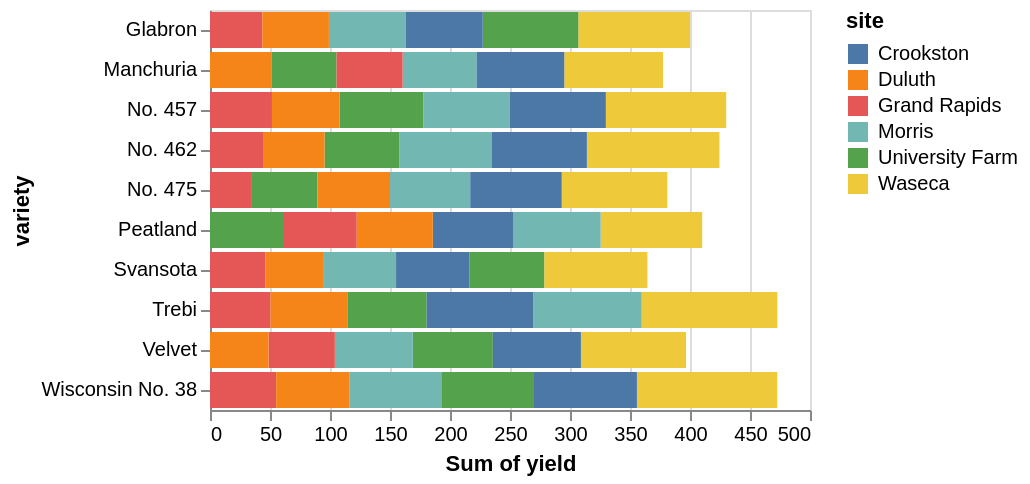

Write the Vega-Lite specification saved for this chart.
### Vega-Lite specification from a JSON file in a GitHub repository (floating-point values rounded to 4 significant figures)
{"$schema": "https://vega.github.io/schema/vega-lite/v4.json", "data": {"values": [{"yield": 27, "variety": "Manchuria", "year": 1931, "site": "University Farm"}, {"yield": 48.87, "variety": "Manchuria", "year": 1931, "site": "Waseca"}, {"yield": 27.43, "variety": "Manchuria", "year": 1931, "site": "Morris"}, {"yield": 39.93, "variety": "Manchuria", "year": 1931, "site": "Crookston"}, {"yield": 32.97, "variety": "Manchuria", "year": 1931, "site": "Grand Rapids"}, {"yield": 28.97, "variety": "Manchuria", "year": 1931, "site": "Duluth"}, {"yield": 43.07, "variety": "Glabron", "year": 1931, "site": "University Farm"}, {"yield": 55.2, "variety": "Glabron", "year": 1931, "site": "Waseca"}, {"yield": 28.77, "variety": "Glabron", "year": 1931, "site": "Morris"}, {"yield": 38.13, "variety": "Glabron", "year": 1931, "site": "Crookston"}, {"yield": 29.13, "variety": "Glabron", "year": 1931, "site": "Grand Rapids"}, {"yield": 29.67, "variety": "Glabron", "year": 1931, "site": "Duluth"}, {"yield": 35.13, "variety": "Svansota", "year": 1931, "site": "University Farm"}, {"yield": 47.33, "variety": "Svansota", "year": 1931, "site": "Waseca"}, {"yield": 25.77, "variety": "Svansota", "year": 1931, "site": "Morris"}, {"yield": 40.47, "variety": "Svansota", "year": 1931, "site": "Crookston"}, {"yield": 29.67, "variety": "Svansota", "year": 1931, "site": "Grand Rapids"}, {"yield": 25.7, "variety": "Svansota", "year": 1931, "site": "Duluth"}, {"yield": 39.9, "variety": "Velvet", "year": 1931, "site": "University Farm"}, {"yield": 50.23, "variety": "Velvet", "year": 1931, "site": "Waseca"}, {"yield": 26.13, "variety": "Velvet", "year": 1931, "site": "Morris"}, {"yield": 41.33, "variety": "Velvet", "year": 1931, "site": "Crookston"}, {"yield": 23.03, "variety": "Velvet", "year": 1931, "site": "Grand Rapids"}, {"yield": 26.3, "variety": "Velvet", "year": 1931, "site": "Duluth"}, {"yield": 36.57, "variety": "Trebi", "year": 1931, "site": "University Farm"}, {"yield": 63.83, "variety": "Trebi", "year": 1931, "site": "Waseca"}, {"yield": 43.77, "variety": "Trebi", "year": 1931, "site": "Morris"}, {"yield": 46.93, "variety": "Trebi", "year": 1931, "site": "Crookston"}, {"yield": 29.77, "variety": "Trebi", "year": 1931, "site": "Grand Rapids"}, {"yield": 33.93, "variety": "Trebi", "year": 1931, "site": "Duluth"}, {"yield": 43.27, "variety": "No. 457", "year": 1931, "site": "University Farm"}, {"yield": 58.1, "variety": "No. 457", "year": 1931, "site": "Waseca"}, {"yield": 28.7, "variety": "No. 457", "year": 1931, "site": "Morris"}, {"yield": 45.67, "variety": "No. 457", "year": 1931, "site": "Crookston"}, {"yield": 32.17, "variety": "No. 457", "year": 1931, "site": "Grand Rapids"}, {"yield": 33.6, "variety": "No. 457", "year": 1931, "site": "Duluth"}, {"yield": 36.6, "variety": "No. 462", "year": 1931, "site": "University Farm"}, {"yield": 65.77, "variety": "No. 462", "year": 1931, "site": "Waseca"}, {"yield": 30.37, "variety": "No. 462", "year": 1931, "site": "Morris"}, {"yield": 48.57, "variety": "No. 462", "year": 1931, "site": "Crookston"}, {"yield": 24.93, "variety": "No. 462", "year": 1931, "site": "Grand Rapids"}, {"yield": 28.1, "variety": "No. 462", "year": 1931, "site": "Duluth"}, {"yield": 32.77, "variety": "Peatland", "year": 1931, "site": "University Farm"}, {"yield": 48.57, "variety": "Peatland", "year": 1931, "site": "Waseca"}, {"yield": 29.87, "variety": "Peatland", "year": 1931, "site": "Morris"}, {"yield": 41.6, "variety": "Peatland", "year": 1931, "site": "Crookston"}, {"yield": 34.7, "variety": "Peatland", "year": 1931, "site": "Grand Rapids"}, {"yield": 32, "variety": "Peatland", "year": 1931, "site": "Duluth"}, {"yield": 24.67, "variety": "No. 475", "year": 1931, "site": "University Farm"}, {"yield": 46.77, "variety": "No. 475", "year": 1931, "site": "Waseca"}, {"yield": 22.6, "variety": "No. 475", "year": 1931, "site": "Morris"}, {"yield": 44.1, "variety": "No. 475", "year": 1931, "site": "Crookston"}, {"yield": 19.7, "variety": "No. 475", "year": 1931, "site": "Grand Rapids"}, {"yield": 33.07, "variety": "No. 475", "year": 1931, "site": "Duluth"}, {"yield": 39.3, "variety": "Wisconsin No. 38", "year": 1931, "site": "University Farm"}, {"yield": 58.8, "variety": "Wisconsin No. 38", "year": 1931, "site": "Waseca"}, {"yield": 29.47, "variety": "Wisconsin No. 38", "year": 1931, "site": "Morris"}, {"yield": 49.87, "variety": "Wisconsin No. 38", "year": 1931, "site": "Crookston"}, {"yield": 34.47, "variety": "Wisconsin No. 38", "year": 1931, "site": "Grand Rapids"}, {"yield": 31.6, "variety": "Wisconsin No. 38", "year": 1931, "site": "Duluth"}, {"yield": 26.9, "variety": "Manchuria", "year": 1932, "site": "University Farm"}, {"yield": 33.47, "variety": "Manchuria", "year": 1932, "site": "Waseca"}, {"yield": 34.37, "variety": "Manchuria", "year": 1932, "site": "Morris"}, {"yield": 32.97, "variety": "Manchuria", "year": 1932, "site": "Crookston"}, {"yield": 22.13, "variety": "Manchuria", "year": 1932, "site": "Grand Rapids"}, {"yield": 22.57, "variety": "Manchuria", "year": 1932, "site": "Duluth"}, {"yield": 36.8, "variety": "Glabron", "year": 1932, "site": "University Farm"}, {"yield": 37.73, "variety": "Glabron", "year": 1932, "site": "Waseca"}, {"yield": 35.13, "variety": "Glabron", "year": 1932, "site": "Morris"}, {"yield": 26.17, "variety": "Glabron", "year": 1932, "site": "Crookston"}, {"yield": 14.43, "variety": "Glabron", "year": 1932, "site": "Grand Rapids"}, {"yield": 25.87, "variety": "Glabron", "year": 1932, "site": "Duluth"}, {"yield": 27.43, "variety": "Svansota", "year": 1932, "site": "University Farm"}, {"yield": 38.5, "variety": "Svansota", "year": 1932, "site": "Waseca"}, {"yield": 35.03, "variety": "Svansota", "year": 1932, "site": "Morris"}, {"yield": 20.63, "variety": "Svansota", "year": 1932, "site": "Crookston"}, {"yield": 16.63, "variety": "Svansota", "year": 1932, "site": "Grand Rapids"}, {"yield": 22.23, "variety": "Svansota", "year": 1932, "site": "Duluth"}, {"yield": 26.8, "variety": "Velvet", "year": 1932, "site": "University Farm"}, {"yield": 37.4, "variety": "Velvet", "year": 1932, "site": "Waseca"}, {"yield": 38.83, "variety": "Velvet", "year": 1932, "site": "Morris"}, {"yield": 32.07, "variety": "Velvet", "year": 1932, "site": "Crookston"}, {"yield": 32.23, "variety": "Velvet", "year": 1932, "site": "Grand Rapids"}, {"yield": 22.47, "variety": "Velvet", "year": 1932, "site": "Duluth"}, {"yield": 29.07, "variety": "Trebi", "year": 1932, "site": "University Farm"}, {"yield": 49.23, "variety": "Trebi", "year": 1932, "site": "Waseca"}, {"yield": 46.63, "variety": "Trebi", "year": 1932, "site": "Morris"}, {"yield": 41.83, "variety": "Trebi", "year": 1932, "site": "Crookston"}, {"yield": 20.63, "variety": "Trebi", "year": 1932, "site": "Grand Rapids"}, {"yield": 30.6, "variety": "Trebi", "year": 1932, "site": "Duluth"}, {"yield": 26.43, "variety": "No. 457", "year": 1932, "site": "University Farm"}, {"yield": 42.2, "variety": "No. 457", "year": 1932, "site": "Waseca"}, {"yield": 43.53, "variety": "No. 457", "year": 1932, "site": "Morris"}, {"yield": 34.33, "variety": "No. 457", "year": 1932, "site": "Crookston"}, {"yield": 19.47, "variety": "No. 457", "year": 1932, "site": "Grand Rapids"}, {"yield": 22.7, "variety": "No. 457", "year": 1932, "site": "Duluth"}, {"yield": 25.57, "variety": "No. 462", "year": 1932, "site": "University Farm"}, {"yield": 44.7, "variety": "No. 462", "year": 1932, "site": "Waseca"}, {"yield": 47, "variety": "No. 462", "year": 1932, "site": "Morris"}, {"yield": 30.53, "variety": "No. 462", "year": 1932, "site": "Crookston"}, {"yield": 19.9, "variety": "No. 462", "year": 1932, "site": "Grand Rapids"}, {"yield": 22.5, "variety": "No. 462", "year": 1932, "site": "Duluth"}, {"yield": 28.07, "variety": "Peatland", "year": 1932, "site": "University Farm"}, {"yield": 36.03, "variety": "Peatland", "year": 1932, "site": "Waseca"}, {"yield": 43.2, "variety": "Peatland", "year": 1932, "site": "Morris"}, {"yield": 25.23, "variety": "Peatland", "year": 1932, "site": "Crookston"}, {"yield": 26.77, "variety": "Peatland", "year": 1932, "site": "Grand Rapids"}, {"yield": 31.37, "variety": "Peatland", "year": 1932, "site": "Duluth"}, {"yield": 30, "variety": "No. 475", "year": 1932, "site": "University Farm"}, {"yield": 41.27, "variety": "No. 475", "year": 1932, "site": "Waseca"}, {"yield": 44.23, "variety": "No. 475", "year": 1932, "site": "Morris"}, {"yield": 32.13, "variety": "No. 475", "year": 1932, "site": "Crookston"}, {"yield": 15.23, "variety": "No. 475", "year": 1932, "site": "Grand Rapids"}, {"yield": 27.37, "variety": "No. 475", "year": 1932, "site": "Duluth"}, {"yield": 38, "variety": "Wisconsin No. 38", "year": 1932, "site": "University Farm"}, {"yield": 58.17, "variety": "Wisconsin No. 38", "year": 1932, "site": "Waseca"}, {"yield": 47.17, "variety": "Wisconsin No. 38", "year": 1932, "site": "Morris"}, {"yield": 35.9, "variety": "Wisconsin No. 38", "year": 1932, "site": "Crookston"}, {"yield": 20.67, "variety": "Wisconsin No. 38", "year": 1932, "site": "Grand Rapids"}, {"yield": 29.33, "variety": "Wisconsin No. 38", "year": 1932, "site": "Duluth"}]}, "mark": "bar", "encoding": {"x": {"aggregate": "sum", "field": "yield"}, "y": {"field": "variety"}, "color": {"field": "site"}, "order": {"aggregate": "sum", "field": "yield"}}}
